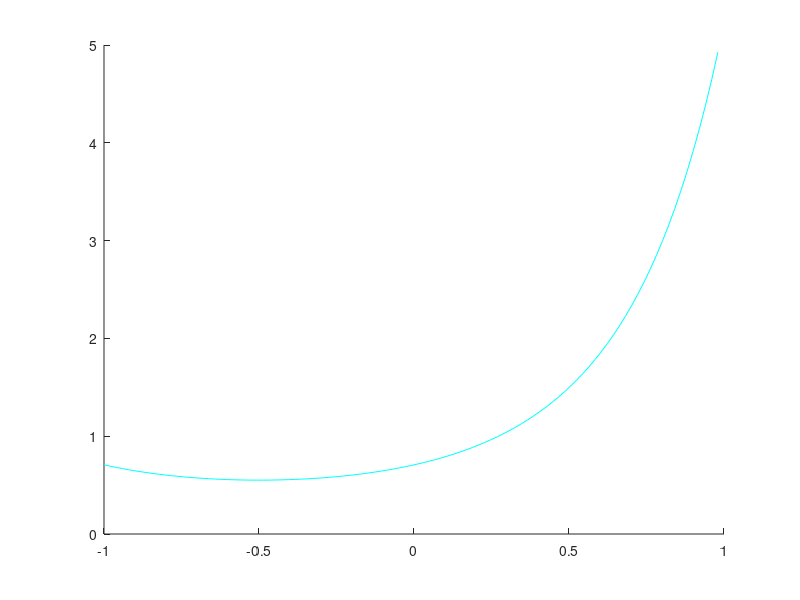

MATLAB code to generate this figure: (Note: this script raises an error after producing the figure.)
% Reads in data
value = csvread('q.csv');

% Retrieves q
qValue = value(1,1:end-1);

f = @(x) (exp((x.^2)+x)*sin(pi*1.25*x));

% Create nodes
num = 101;
xNodes = zeros(num);
h = 2.0/num;
for i=0:100
    xNodes(i+1) = (-1)+(i*h);
end

% Creates plot
figure(1);
plot(xNodes, f(xNodes), 'c', xNodes, qValue, 'm');
